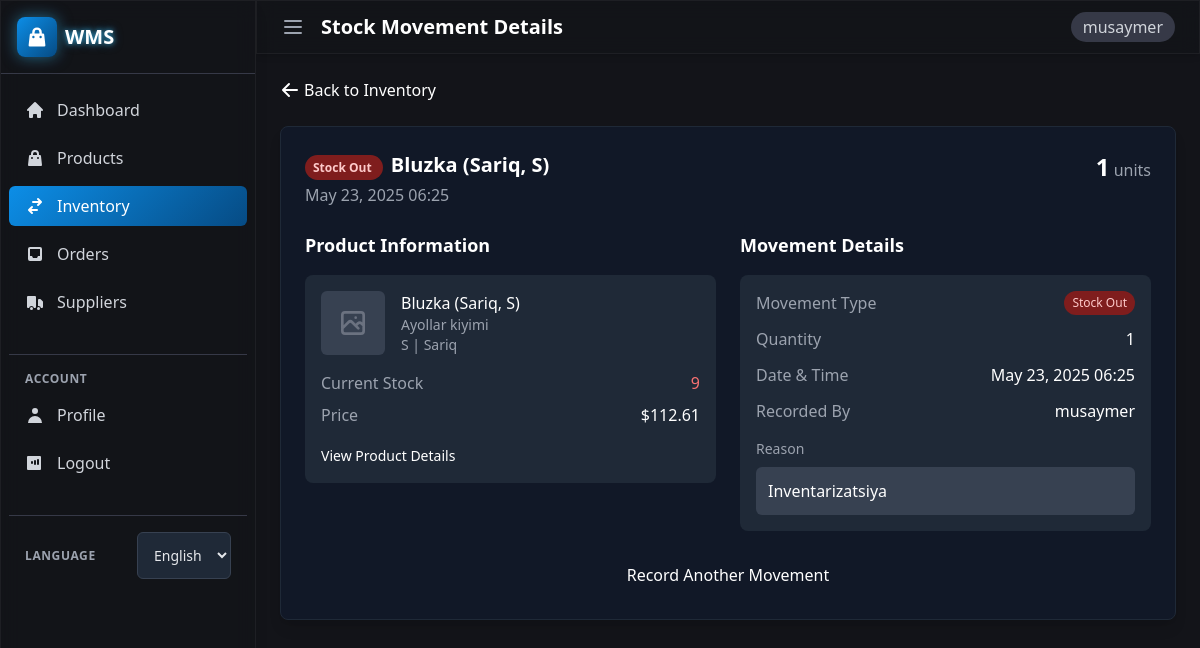
The app's page /inventory/139/ (signed in) with its own data.
### inventory/models.py (models this page shows, shortened)
class StockMovement(models.Model):
    MOVEMENT_TYPES = [
        ('IN', _('Stock In')),
        ('OUT', _('Stock Out')),
    ]
    product = models.ForeignKey(Product, on_delete=models.CASCADE, related_name="stock_movements",
                                verbose_name=_("Product"))
    movement_type = models.CharField(_("Movement Type"), max_length=3, choices=MOVEMENT_TYPES)
    quantity = models.PositiveIntegerField(_("Quantity"))
    reason = models.TextField(_("Reason"), blank=True, null=True)
    staff = models.ForeignKey(User, on_delete=models.CASCADE, related_name="stock_movements", verbose_name=_("Staff"))
    created_at = models.DateTimeField(_("Created At"), auto_now_add=True)
    class Meta:
        verbose_name = _("Stock Movement")
        verbose_name_plural = _("Stock Movements")
        ordering = ['-created_at']

### products/models.py (models this page shows, shortened)
class Product(models.Model):
    SIZE_CHOICES = [
        ('XS', 'Extra Small'),
        ('S', 'Small'),
        ('M', 'Medium'),
        ('L', 'Large'),
        ('XL', 'Extra Large'),
        ('XXL', 'Double Extra Large'),
    ]
    name = models.CharField(_("Product Name"), max_length=200)
    category = models.ForeignKey(Category, on_delete=models.CASCADE, related_name="products",
                                 verbose_name=_("Category"))
    description = models.TextField(_("Description"), blank=True, null=True)
    quantity = models.PositiveIntegerField(_("Quantity"), default=0)
    size = models.CharField(_("Size"), max_length=3, choices=SIZE_CHOICES)
    color = models.CharField(_("Color"), max_length=50)
    price = models.DecimalField(_("Price"), max_digits=10, decimal_places=2)
    image = models.ImageField(_("Image"), upload_to='products/', blank=True, null=True)
    low_stock_threshold = models.PositiveIntegerField(_("Low Stock Threshold"), default=10)
    created_at = models.DateTimeField(_("Created At"), auto_now_add=True)
    updated_at = models.DateTimeField(_("Updated At"), auto_now=True)
    class Meta:
        verbose_name = _("Product")
        verbose_name_plural = _("Products")
    @property
    def is_low_stock(self):
        return self.quantity <= self.low_stock_threshold

class Category(models.Model):
    name = models.CharField(_("Category Name"), max_length=100)
    description = models.TextField(_("Description"), blank=True, null=True)
    created_at = models.DateTimeField(_("Created At"), auto_now_add=True)
    updated_at = models.DateTimeField(_("Updated At"), auto_now=True)
    class Meta:
        verbose_name = _("Category")
        verbose_name_plural = _("Categories")

### inventory/views.py (the view)
# urls.py: path('<int:pk>/', views.stock_movement_detail, name='stock_movement_detail'),
@login_required
def stock_movement_detail(request, pk):
    movement = get_object_or_404(StockMovement, pk=pk)
    context = {
        'movement': movement,
    }
    return render(request, 'inventory/stock_movement_detail.html', context)

### templates/inventory/stock_movement_detail.html (shortened to what this page needs)
{% extends 'base.html' %}
{% load i18n %}
{% block header_title %}{% trans "Stock Movement Details" %}{% endblock %}
{% block content %}
<div class="mb-6 flex items-center">
    <a href="{% url 'stock_movement_list' %}" class="text-primary-400 hover:text-primary-300 flex items-center">
        <svg xmlns="http://www.w3.org/2000/svg" class="h-5 w-5 mr-1" viewBox="0 0 20 20" fill="currentColor">
            <path fill-rule="evenodd" d="M9.707 16.707a1 1 0 01-1.414 0l-6-6a1 1 0 010-1.414l6-6a1 1 0 011.414 1.414L5.414 9H17a1 1 0 110 2H5.414l4.293 4.293a1 1 0 010 1.414z" clip-rule="evenodd" />
        </svg>
        {% trans "Back to Inventory" %}
    </a>
</div>
<div class="bg-gray-900 rounded-lg shadow-lg p-6 border border-gray-800 animate-fade-in">
    <div class="flex justify-between items-start mb-6">
        <div>
            <h2 class="text-xl font-bold">
                <span class="px-2 py-1 text-xs rounded-full
                    {% if movement.movement_type == 'IN' %}bg-green-900 text-green-200
                    {% else %}bg-red-900 text-red-200{% endif %} mr-2">
                    {{ movement.get_movement_type_display }}
                </span>
                {{ movement.product.name }}
            </h2>
            <p class="text-gray-400 mt-1">{{ movement.created_at|date:"F d, Y H:i" }}</p>
        </div>
        <div>
            <span class="text-2xl font-bold">{{ movement.quantity }}</span>
            <span class="text-gray-400">{% trans "units" %}</span>
        </div>
    </div>
    <div class="grid grid-cols-1 md:grid-cols-2 gap-6">
        <div>
            <h3 class="text-lg font-semibold mb-4">{% trans "Product Information" %}</h3>
            <div class="bg-gray-800 rounded-lg p-4">
                <div class="flex items-center mb-4">
                    {% if movement.product.image %}
                    <img class="h-16 w-16 rounded-md object-cover mr-4" src="{{ movement.product.image.url }}" alt="{{ movement.product.name }}">
                    {% else %}
                    <div class="h-16 w-16 rounded-md bg-gray-700 flex items-center justify-center mr-4">
                    </div>
                    {% endif %}
                    <div>
                        <h4 class="font-medium">{{ movement.product.name }}</h4>
                        <p class="text-sm text-gray-400">{{ movement.product.category.name }}</p>
                        <p class="text-sm text-gray-400">{{ movement.product.size }} | {{ movement.product.color }}</p>
                    </div>
                </div>
                <div class="space-y-2">
                    <div class="flex justify-between">
                        <span class="text-gray-400">{% trans "Current Stock" %}</span>
                        <span class="font-medium {% if movement.product.is_low_stock %}text-red-400{% else %}text-green-400{% endif %}">
                            {{ movement.product.quantity }}
                        </span>
                    </div>
                    <div class="flex justify-between">
                        <span class="text-gray-400">{% trans "Price" %}</span>
                        <span class="font-medium">${{ movement.product.price|floatformat:2 }}</span>
                    </div>
                </div>
                <div class="mt-4">
                    <a href="{% url 'product_detail' movement.product.id %}" class="text-primary-400 hover:text-primary-300 text-sm">
                        {% trans "View Product Details" %}
                    </a>
                </div>
            </div>
        </div>
        <div>
            <h3 class="text-lg font-semibold mb-4">{% trans "Movement Details" %}</h3>
            <div class="bg-gray-800 rounded-lg p-4">
                <div class="space-y-3">
                    <div class="flex justify-between">
                        <span class="text-gray-400">{% trans "Movement Type" %}</span>
                        <span class="px-2 py-1 text-xs rounded-full
                            {% if movement.movement_type == 'IN' %}bg-green-900 text-green-200
                            {% else %}bg-red-900 text-red-200{% endif %}">
                            {{ movement.get_movement_type_display }}
                        </span>
                    </div>
                    <div class="flex justify-between">
                        <span class="text-gray-400">{% trans "Quantity" %}</span>
                        <span class="font-medium">{{ movement.quantity }}</span>
                    </div>
                    <div class="flex justify-between">
                        <span class="text-gray-400">{% trans "Date & Time" %}</span>
                        <span class="font-medium">{{ movement.created_at|date:"F d, Y H:i" }}</span>
                    </div>
                    <div class="flex justify-between">
                        <span class="text-gray-400">{% trans "Recorded By" %}</span>
                        <span class="font-medium">{{ movement.staff.username }}</span>
                    </div>
                </div>
                {% if movement.reason %}
                <div class="mt-4">
                    <h4 class="text-sm font-medium text-gray-400 mb-2">{% trans "Reason" %}</h4>
                    <p class="text-white bg-gray-700 p-3 rounded-md">{{ movement.reason }}</p>
                </div>
                {% endif %}
            </div>
        </div>
    </div>
    <div class="mt-6 flex justify-center">
        <a href="{% url 'stock_movement_create' %}" class="px-4 py-2 bg-primary-500 text-white rounded-md hover:bg-primary-600 focus:outline-none focus:ring-2 focus:ring-primary-500 focus:ring-offset-2 focus:ring-offset-gray-900 transition-colors">
            {% trans "Record Another Movement" %}
        </a>
    </div>
</div>
{% endblock %}

### templates/base.html (shortened to what this page needs)
{% load static %}
{% load i18n %}
<!DOCTYPE html>
<html lang="{{ LANGUAGE_CODE }}">
<head>
    <script src="https://cdn.tailwindcss.com"></script>
</head>
<body class="bg-dark-950 text-white min-h-screen flex flex-col">
    {% if user.is_authenticated %}
    <div class="flex h-screen overflow-hidden">
        <aside id="sidebar" class="glass w-64 fixed h-full transition-all duration-300 ease-in-out z-20 shadow-lg">
            <div class="flex items-center justify-between p-4 border-b border-dark-800">
                <div class="flex items-center space-x-2">
                    <div class="bg-gradient-brand p-2 rounded-lg shadow-glow">
                    </div>
                    <h1 class="text-xl font-bold neon-text">WMS</h1>
                </div>
            </div>
            <nav class="mt-4 px-2">
                <ul class="space-y-2">
                    <li>
                        <a href="{% url 'dashboard' %}" class="flex items-center px-4 py-2 text-gray-300 hover:bg-dark-800 hover:text-white rounded-md transition-colors group ">
                            <span>{% trans "Dashboard" %}</span>
                        </a>
                    </li>
                    <li>
                        <a href="{% url 'product_list' %}" class="flex items-center px-4 py-2 text-gray-300 hover:bg-dark-800 hover:text-white rounded-md transition-colors group ">
                            <span>{% trans "Products" %}</span>
                        </a>
                    </li>
                    <li>
                        <a href="{% url 'stock_movement_list' %}" class="flex items-center px-4 py-2 text-gray-300 hover:bg-dark-800 hover:text-white rounded-md transition-colors group {% if '/inventory/' in request.path %}bg-gradient-brand text-white{% endif %}">
                            <span>{% trans "Inventory" %}</span>
                        </a>
                    </li>
                    <li>
                        <a href="{% url 'order_list' %}" class="flex items-center px-4 py-2 text-gray-300 hover:bg-dark-800 hover:text-white rounded-md transition-colors group ">
                            <svg xmlns="http://www.w3.org/2000/svg" class="h-5 w-5 mr-3 group-hover:text-brand-400" viewBox="0 0 20 20" fill="currentColor">
                                <path fill-rule="evenodd" d="M5 3a2 2 0 00-2 2v10a2 2 0 002 2h10a2 2 0 002-2V5a2 2 0 00-2-2H5zm0 2h10v7h-2l-1 2H8l-1-2H5V5z" clip-rule="evenodd" />
                            </svg>
                            <span>{% trans "Orders" %}</span>
                        </a>
                    </li>
                    <li>
                        <a href="{% url 'supplier_list' %}" class="flex items-center px-4 py-2 text-gray-300 hover:bg-dark-800 hover:text-white rounded-md transition-colors group ">
                            <span>{% trans "Suppliers" %}</span>
                        </a>
                    </li>
                </ul>
                <div class="mt-8 pt-4 border-t border-dark-800">
                    <h3 class="px-4 text-xs font-semibold text-gray-400 uppercase tracking-wider">
                        {% trans "Account" %}
                    </h3>
                    <ul class="mt-2 space-y-2">
                        <li>
                            <a href="{% url 'profile' %}" class="flex items-center px-4 py-2 text-gray-300 hover:bg-dark-800 hover:text-white rounded-md transition-colors group ">
                                <svg xmlns="http://www.w3.org/2000/svg" class="h-5 w-5 mr-3 group-hover:text-brand-400" viewBox="0 0 20 20" fill="currentColor">
                                    <path fill-rule="evenodd" d="M10 9a3 3 0 100-6 3 3 0 000 6zm-7 9a7 7 0 1114 0H3z" clip-rule="evenodd" />
                                </svg>
                                <span>{% trans "Profile" %}</span>
                            </a>
                        </li>
                        <li>
                            <a href="{% url 'logout' %}" class="flex items-center px-4 py-2 text-gray-300 hover:bg-dark-800 hover:text-white rounded-md transition-colors group">
                                <span>{% trans "Logout" %}</span>
                            </a>
                        </li>
                    </ul>
                </div>
                <div class="mt-8 pt-4 border-t border-dark-800">
                    <div class="px-4 flex items-center justify-between">
                        <h3 class="text-xs font-semibold text-gray-400 uppercase tracking-wider">
                            {% trans "Language" %}
                        </h3>
                        <form action="{% url 'set_language' %}" method="post" class="inline">
                            <select name="language" onchange="this.form.submit()" class="bg-dark-800 text-white text-sm rounded-md border-0 focus:ring-2 focus:ring-brand-500">
                                {% get_current_language as CURRENT_LANGUAGE %}
                                {% get_available_languages as LANGUAGES %}
                                {% for lang_code, lang_name in LANGUAGES %}
                                    <option value="{{ lang_code }}" {% if lang_code == CURRENT_LANGUAGE %}selected{% endif %}>
                                        {{ lang_name }}
                                    </option>
                                {% endfor %}
                            </select>
                        </form>
                    </div>
                </div>
            </nav>
        </aside>
        <div class="flex-1 ml-64 transition-all duration-300 ease-in-out main-content">
            <header class="glass shadow-md sticky top-0 z-10">
                <div class="flex items-center justify-between px-6 py-3">
                    <div class="flex items-center">
                        <button id="sidebar-toggle" class="text-gray-400 hover:text-white mr-4">
                            <svg xmlns="http://www.w3.org/2000/svg" class="h-6 w-6" fill="none" viewBox="0 0 24 24" stroke="currentColor">
                                <path stroke-linecap="round" stroke-linejoin="round" stroke-width="2" d="M4 6h16M4 12h16M4 18h16" />
                            </svg>
                        </button>
                        <h2 class="text-xl font-semibold">{% block header_title %}{% trans "Dashboard" %}{% endblock %}</h2>
                    </div>
                    <div class="flex items-center space-x-4">
                        <div class="relative">
                            <span class="text-gray-300 bg-dark-800 px-3 py-1 rounded-full">{{ user.username }}</span>
                        </div>
                    </div>
                </div>
            </header>
            <main class="p-6 page-content">
                {% block content %}{% endblock %}
            </main>
        </div>
    </div>
    {% endif %}
</body>
</html>

### templates/base.html (style rules this page uses)
.bg-gradient-brand { background: linear-gradient(135deg, #0c8ee7 0%, #064b84 100%); }
.glass { background: rgba(19, 20, 25, 0.7); backdrop-filter: blur(10px); -webkit-backdrop-filter: blur(10px); border: 1px solid rgba(255, 255, 255, 0.05); }
.neon-text { text-shadow: 0 0 5px rgba(56, 189, 248, 0.7), 0 0 10px rgba(56, 189, 248, 0.5); }
input, select, textarea { background-color: #1f2937 !important; border: 1px solid #374151 !important; border-radius: 0.375rem !important; padding: 0.75rem !important; color: #e5e7eb !important; transition: all 0.2s ease !important; font-size: 0.875rem !important; }

### records on screen
StockMovement: movement_type "Stock Out", product.name "Bluzka (Sariq, S)", created_at "May 23, 2025 06:25", quantity "1", product.category.name "Ayollar kiyimi", product.size "S", product.color "Sariq", product.quantity "9", product.price "112.61", staff.username "musaymer", reason "Inventarizatsiya"

### other values on screen
{{ user.username }} "musaymer"
form field language "English"
